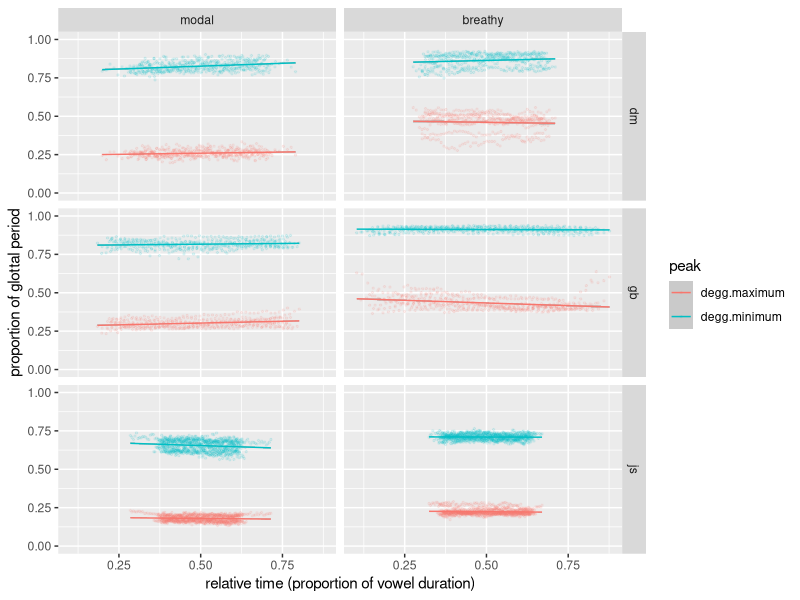

Recreate this plot in R.
## ---- chunk 1
knitr::opts_chunk$set(echo = TRUE)
knitr::opts_knit$set(root.dir=normalizePath("../../"))
library(readr)
library(dplyr)
library(tidyr)
library(ggplot2)
## ---- chunk 2
degg.tracing <- read_csv("./tracegram-pilot/results/results.csv") %>%
    separate(file, c("speaker", "phonation")) %>%
    mutate_if(is.character, as.factor) %>%
    mutate(phonation = factor(phonation, levels = c("modal", "breathy"))) %>%
    gather(peak, value, degg.maximum:degg.minimum)
## ---- chunk 3
ggplot(degg.tracing, aes(time, value, colour = peak)) +
    geom_point(size = 0.5, alpha = 0.1) +
    geom_smooth(size = 0.5, method = "lm") +
    xlab("relative time (proportion of vowel duration)") +
    ylab("proportion of glottal period") +
    facet_grid(speaker ~ phonation) +
    ylim(0, 1)
